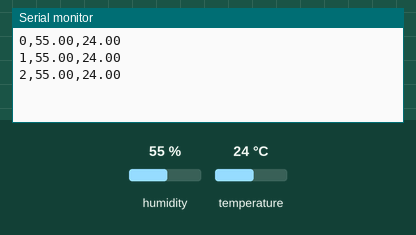
A sketch run on a simulated Arduino Uno, built with avr-gcc and run on an emulated ATmega328P. Shown: the last lines printed to the serial monitor. The inputs (shaded band) are chosen by the test bench; at power-on: humidity 55 %, temperature 24 °C.

Above: at 2.8 s.
2.9 s: humidity set to 22 %
At 3.5 s:
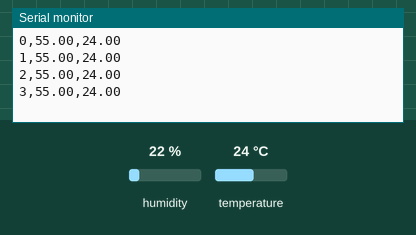
5.6 s: temperature set to 12 °C
At 6.8 s:
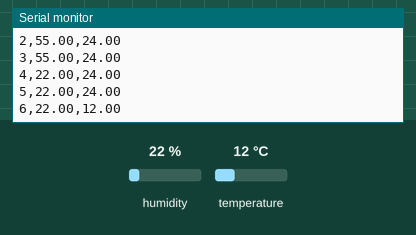
8.3 s: humidity set to 40 %
At 9.8 s:
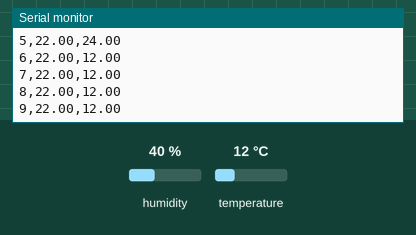
Timing chart, 0 to 11.3 s (numbered marks = the images above; inputs shaded):
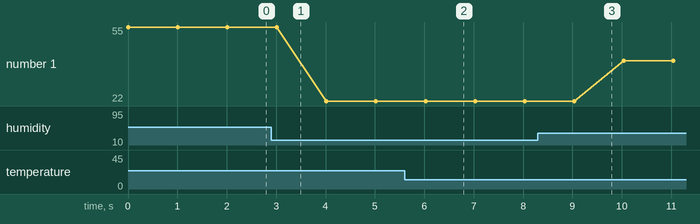

The sketch:

plottingGraphs.ino
```cpp
//-------Temp and Hum sensor-------
#include <DHT.h>
#define DHTPIN 4     // what pin we're connected to
#define DHTTYPE DHT22   // DHT 22  (AM2302)
DHT DHT22_SIG(DHTPIN, DHTTYPE); //// Initialize DHT sensor
int CHK;
float HUM;  //Stores humidity value
float TEMP; //Stores temperature value

void setup() {
  DHT22_SIG.begin();
  Serial.begin(9600);
}

int i = 0;           //ith trial

void loop() {
  HUM = DHT22_SIG.readHumidity();
  TEMP = DHT22_SIG.readTemperature(); //Print temp and humidity values to serial monitor
  //Serial.print("Humidity: ");
  Serial.print(i);
  Serial.print(',');
  Serial.print(HUM);
  Serial.print(',');
  Serial.print(TEMP);
  Serial.print('\n');
  //Serial.println(" Celsius");
  ;i=i+1;                                 //update ith trial

  delay(1000);                           //define update rate

}
```

Measured:
- after the input at 5.6 s, the serial monitor: prints a new line after 0.43 s (image 2)
- plotted number 1: 55 → 22 after the input at 2.9 s, 22 → 40 after the input at 8.3 s
